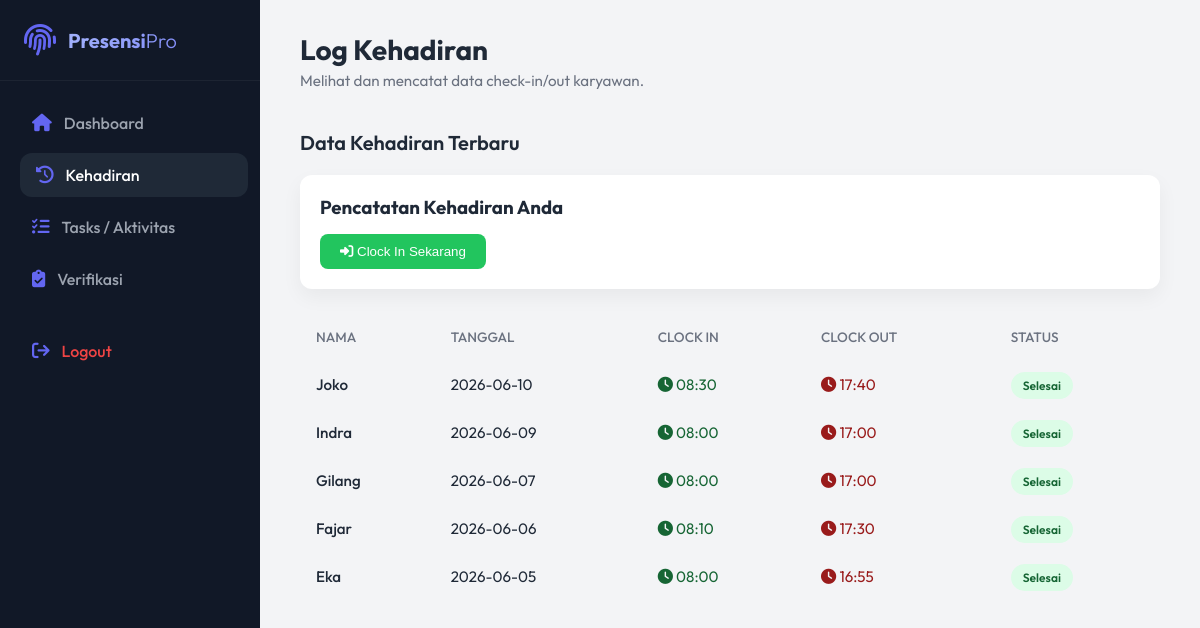
The page /kehadiran/index.php (signed in) on the database its author committed.
### tables this page shows
CREATE TABLE `kehadirans` (
  `id` int(11) NOT NULL,
  `tanggal` date DEFAULT NULL,
  `clock_in` datetime DEFAULT NULL,
  `clock_out` datetime DEFAULT NULL,
  `users_id` int(11) DEFAULT NULL
);

CREATE TABLE `users` (
  `id` int(11) NOT NULL,
  `nama` varchar(100) NOT NULL,
  `email` varchar(100) NOT NULL,
  `password` varchar(255) NOT NULL,
  `divisi` enum('IT','HR','Finance','Marketing','Operasional') NOT NULL,
  `status` enum('Aktif','Nonaktif') DEFAULT 'Aktif',
  `tipe_users_id` int(11) DEFAULT NULL
);

### models/Kehadiran.php (called while the page is built, shortened)
<?php
class Kehadiran {
    private $conn;
    private $table_name = "kehadirans";
    public function __construct($db) {
        $this->conn = $db;
    }
    public function readPaging($from_record_num, $records_per_page, $powerLevel = null, $currentUserId = null) {
        $query = "SELECT k.*, u.nama AS user_name FROM " . $this->table_name . " k "
            . "LEFT JOIN users u ON k.users_id = u.id ";
        if ($powerLevel !== null && $currentUserId !== null) {
            $query .= "WHERE k.users_id = :current_user OR (6 - u.tipe_users_id) < :powerLevel ";
        }
        $query .= "ORDER BY k.id DESC LIMIT :from, :limit";
        $stmt = $this->conn->prepare($query);
        if ($powerLevel !== null && $currentUserId !== null) {
            $stmt->bindParam(':current_user', $currentUserId, PDO::PARAM_INT);
            $stmt->bindParam(':powerLevel', $powerLevel, PDO::PARAM_INT);
        }
        $stmt->bindParam(':from', $from_record_num, PDO::PARAM_INT);
        $stmt->bindParam(':limit', $records_per_page, PDO::PARAM_INT);
        $stmt->execute();
        return $stmt;
    }
    public function count($powerLevel = null, $currentUserId = null) {
        $query = "SELECT COUNT(*) as total_row FROM " . $this->table_name . " k LEFT JOIN users u ON k.users_id = u.id";
        if ($powerLevel !== null && $currentUserId !== null) {
            $query .= " WHERE k.users_id = :current_user OR (6 - u.tipe_users_id) < :powerLevel";
        }
        $stmt = $this->conn->prepare($query);
        if ($powerLevel !== null && $currentUserId !== null) {
            $stmt->bindParam(':current_user', $currentUserId, PDO::PARAM_INT);
            $stmt->bindParam(':powerLevel', $powerLevel, PDO::PARAM_INT);
        }
        $stmt->execute();
        $row = $stmt->fetch(PDO::FETCH_ASSOC);
        return $row['total_row'];
    }
    public function getTodayAttendance($users_id) {
        $query = "SELECT * FROM " . $this->table_name . "
                  WHERE users_id = ? AND tanggal = CURDATE()
                  LIMIT 1";
        $stmt = $this->conn->prepare($query);
        $stmt->bindParam(1, $users_id);
        $stmt->execute();
        return $stmt->fetch(PDO::FETCH_ASSOC);
    }
}
?>

### kehadiran/index.php (the view, shortened to what this page needs)
<?php
require_once '../models/Kehadiran.php';
$database = new Database();
$db = $database->getConnection();
$kehadiran = new Kehadiran($db);
$todayAttendance = $kehadiran->getTodayAttendance($_SESSION['user_id']);
$userPowerLevel = $_SESSION['power_level'] ?? 1;
$currentUserId = $_SESSION['user_id'];
$page = isset($_GET['page']) ? (int) $_GET['page'] : 1;
$records_per_page = 5;
$from_record_num = ($records_per_page * $page) - $records_per_page;
$filterPowerLevel = ($userPowerLevel < 5) ? $userPowerLevel : null;
$filterUserId = ($userPowerLevel < 5) ? $currentUserId : null;
$stmt = $kehadiran->readPaging($from_record_num, $records_per_page, $filterPowerLevel, $filterUserId);
?>
<!DOCTYPE html>
<html lang="id">
<head>
    <link rel="stylesheet" href="https://cdnjs.cloudflare.com/ajax/libs/font-awesome/6.4.0/css/all.min.css">
    <link rel="stylesheet" href="../assets/css/style.css">
</head>
<body>
    <aside class="sidebar">
        <div class="sidebar-header">
            <i class="fa-solid fa-fingerprint fa-2x" style="color: var(--primary-light);"></i>
            <h2>Presensi<span style="color: white; font-weight: 300;">Pro</span></h2>
        </div>
        <ul class="nav-links">
            <li><a href="../index.php"><i class="fa-solid fa-house"></i> Dashboard</a></li>
            <li><a href="index.php" class="active"><i class="fa-solid fa-clock-rotate-left"></i> Kehadiran</a></li>
            <li><a href="../tasks/index.php"><i class="fa-solid fa-list-check"></i> Tasks / Aktivitas</a></li>
            <?php if (isset($_SESSION['power_level']) && $_SESSION['power_level'] > 1): ?>
                <li><a href="../verification/index.php"><i class="fa-solid fa-clipboard-check"></i> Verifikasi</a></li>
            <?php endif; ?>
            <li style="margin-top: auto; padding-top: 20px;"><a href="../logout.php" style="color: #ef4444;"><i
                        class="fa-solid fa-arrow-right-from-bracket"></i> Logout</a></li>
        </ul>
    </aside>
    <main class="main-content">
        <header class="top-header">
            <div class="welcome-msg">
                <h1>Log Kehadiran</h1>
                <p>Melihat dan mencatat data check-in/out karyawan.</p>
            </div>
        </header>
        <div class="section-header">
            <h2>Data Kehadiran Terbaru</h2>
        </div>
        <div style="background: white; padding: 20px; border-radius: 12px; margin-bottom: 25px; box-shadow: 0 8px 20px rgba(0,0,0,0.05);">
            <h3 style="margin-bottom: 15px; color: var(--text-dark);">Pencatatan Kehadiran Anda</h3>
            <form method="POST" style="display: flex; gap: 10px;">
                <?php if (!$todayAttendance): ?>
                    <button type="submit" name="clock_in"
                        style="padding: 10px 20px; background: #22c55e; color: white; border: none; border-radius: 8px; cursor: pointer; font-weight: 500;">
                        <i class="fa-solid fa-right-to-bracket"></i> Clock In Sekarang
                    </button>
                <?php endif; ?>
            </form>
        </div>
        <div class="table-responsive">
            <table>
                <thead>
                    <tr>
                        <th>NAMA</th>
                        <th>TANGGAL</th>
                        <th>CLOCK IN</th>
                        <th>CLOCK OUT</th>
                        <th>STATUS</th>
                    </tr>
                </thead>
                <tbody>
                    <?php while ($row = $stmt->fetch(PDO::FETCH_ASSOC)): ?>
                        <tr>
                            <td style="font-weight: 500; color: var(--text-dark);">
                                <?php echo htmlspecialchars($row['user_name'] ?? ''); ?>
                            </td>
                            <td><?php echo htmlspecialchars($row['tanggal'] ?? ''); ?></td>
                            <td>
                                <?php if (!empty($row['clock_in'])): ?>
                                    <span style="color: #166534;"><i class="fa-solid fa-clock"></i> <?php echo date('H:i', strtotime($row['clock_in'])); ?></span>
                                <?php else: ?>
                                    -
                                <?php endif; ?>
                            </td>
                            <td>
                                <?php if (!empty($row['clock_out'])): ?>
                                    <span style="color: #991b1b;"><i class="fa-solid fa-clock"></i> <?php echo date('H:i', strtotime($row['clock_out'])); ?></span>
                                <?php else: ?>
                                    -
                                <?php endif; ?>
                            </td>
                            <td>
                                <?php if (!empty($row['clock_in']) && !empty($row['clock_out'])): ?>
                                    <span class="status-badge" style="background: #dcfce7; color: #166534;">Selesai</span>
                                <?php else: ?>
                                    <span class="status-badge" style="background: #fef08a; color: #854d0e;">Bekerja</span>
                                <?php endif; ?>
                            </td>
                        </tr>
                    <?php endwhile; ?>
                </tbody>
            </table>
        </div>
    </main>
</body>
</html>

### assets/css/style.css (style rules this page uses)
:root { --primary: #4f46e5; --primary-light: #6366f1; --secondary: #10b981; --background: #f3f4f6; --surface: #ffffff; --text-main: #1f2937; --text-muted: #6b7280; --sidebar-bg: #111827; --sidebar-text: #9ca3af; --sidebar-hover: #1f2937; --card-shadow: 0 10px 15px -3px rgba(0, 0, 0, 0.05), 0 4px 6px -2px rgba(0, 0, 0, 0.025); --transition: all 0.3s cubic-bezier(0.4, 0, 0.2, 1); }
* { margin: 0; padding: 0; box-sizing: border-box; }
body { font-family: "Outfit", sans-serif; background-color: var(--background); color: var(--text-main); display: flex; min-height: 100vh; overflow-x: hidden; }
.sidebar { width: 260px; background-color: var(--sidebar-bg); color: white; display: flex; flex-direction: column; transition: var(--transition); position: fixed; height: 100vh; z-index: 50; }
.sidebar-header { padding: 24px; display: flex; align-items: center; gap: 12px; border-bottom: 1px solid rgba(255, 255, 255, 0.05); }
.sidebar-header h2 { font-size: 1.25rem; font-weight: 700; background: linear-gradient(135deg, #a5b4fc, #818cf8); background-clip: text; -webkit-background-clip: text; -webkit-text-fill-color: transparent; }
.nav-links { list-style: none; padding: 20px 0; flex: 1; }
.nav-links li { padding: 0 16px; margin-bottom: 8px; }
.nav-links a { display: flex; align-items: center; gap: 12px; color: var(--sidebar-text); text-decoration: none; padding: 12px 16px; border-radius: 12px; font-weight: 500; transition: var(--transition); }
.nav-links a:hover, .nav-links a.active { background-color: var(--sidebar-hover); color: white; transform: translateX(4px); }
.nav-links a i { font-size: 1.1rem; color: var(--primary-light); }
.main-content { flex: 1; margin-left: 260px; padding: 32px 40px; transition: var(--transition); }
.top-header { display: flex; justify-content: space-between; align-items: center; margin-bottom: 40px; }
.welcome-msg h1 { font-size: 1.75rem; font-weight: 700; color: var(--text-main); margin-bottom: 4px; }
.welcome-msg p { color: var(--text-muted); font-size: 0.95rem; }
.section-header { display: flex; justify-content: space-between; align-items: center; margin-bottom: 20px; }
.section-header h2 { font-size: 1.25rem; font-weight: 600; }
table { width: 100%; border-collapse: collapse; }
th, td { padding: 14px 16px; text-align: left; border-bottom: 1px solid #f3f4f6; }
th { color: var(--text-muted); font-weight: 500; font-size: 0.85rem; text-transform: uppercase; }
td { font-size: 0.95rem; color: var(--text-main); }
.status-badge { padding: 6px 12px; border-radius: 20px; font-size: 0.75rem; font-weight: 600; }

### rows shown on the page
kehadirans: users.nama "Joko", tanggal "2026-06-10", clock_in "08:30", clock_out "17:40", shows "Selesai"
kehadirans: users.nama "Indra", tanggal "2026-06-09", clock_in "08:00", clock_out "17:00", shows "Selesai"
kehadirans: users.nama "Gilang", tanggal "2026-06-07", clock_in "08:00", clock_out "17:00", shows "Selesai"
kehadirans: users.nama "Fajar", tanggal "2026-06-06", clock_in "08:10", clock_out "17:30", shows "Selesai"
kehadirans: users.nama "Eka", tanggal "2026-06-05", clock_in "08:00", clock_out "16:55", shows "Selesai"
